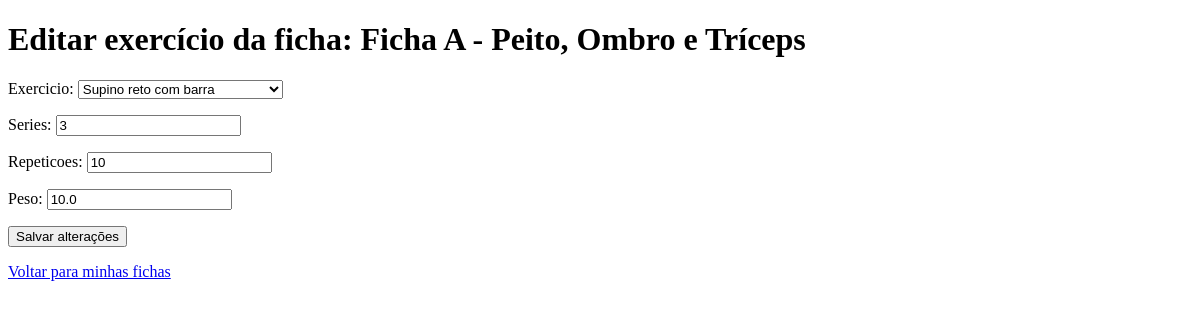
The page /treino/itens/1/editar/ (signed in) on the database as committed earlier.
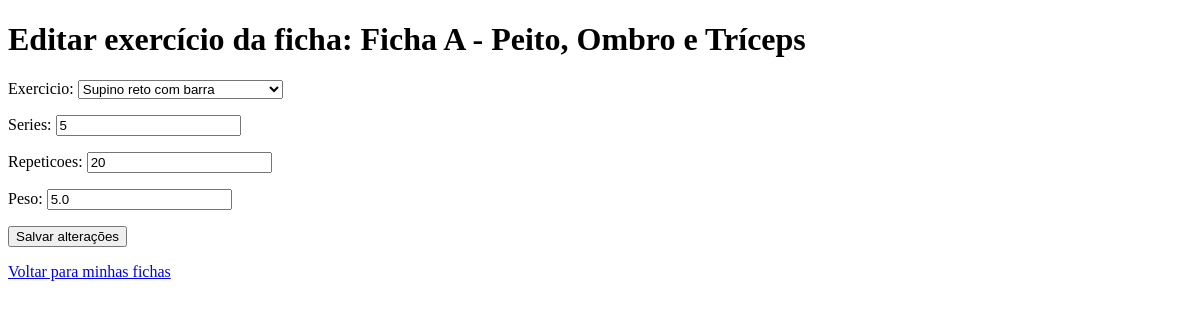
The same page on the database as committed later.
### treino_app/models.py (models this page shows, shortened)
class ItemFicha(models.Model):
    ficha = models.ForeignKey(FichaTreino, related_name="itens", on_delete=models.CASCADE)
    exercicio = models.ForeignKey(Exercicio, on_delete=models.CASCADE)
    series = models.PositiveIntegerField()
    repeticoes = models.PositiveIntegerField()
    peso = models.FloatField()

### treino_app/views.py (the view)
# urls.py: path('itens/<int:item_id>/editar/', views.editar_item_ficha, name='editar_item_ficha'),
@login_required
def editar_item_ficha(request, item_id):
    item = get_object_or_404(
        ItemFicha,
        id=item_id,
        ficha__usuario=request.user
    )
    ficha = item.ficha
    if request.method == 'POST':
        form = ItemFichaForm(request.POST, instance=item)
        if form.is_valid():
            form.save()
            return redirect('fichas_list')
    else:
        form = ItemFichaForm(instance=item)
    return render(request, 'treino/editar_item_ficha.html', {
        'ficha': ficha,
        'form': form,
        'item': item,
    })

### treino_app/forms.py
class ItemFichaForm(forms.ModelForm):
    class Meta:
        model = ItemFicha
        fields = ['exercicio', 'series', 'repeticoes', 'peso']

### treino_app/models.py (called while the page is built)
    def __str__(self):
        return self.nome

### treino_app/templates/treino/editar_item_ficha.html (shortened to what this page needs)
<!DOCTYPE html>
<html lang="pt-br">
<head>
</head>
<body>
  <h1>Editar exercício da ficha: {{ ficha.nome }}</h1>
  <form method="post">
    {{ form.as_p }}
    <button type="submit">Salvar alterações</button>
  </form>
  <p>
    <a href="{% url 'fichas_list' %}">Voltar para minhas fichas</a>
  </p>
</body>
</html>

Rows that differ between the two databases and show on the page:
changed ItemFicha "Supino reto com barra": series "3" → "5"; repeticoes "10" → "20"; peso "10.0" → "5.0"
